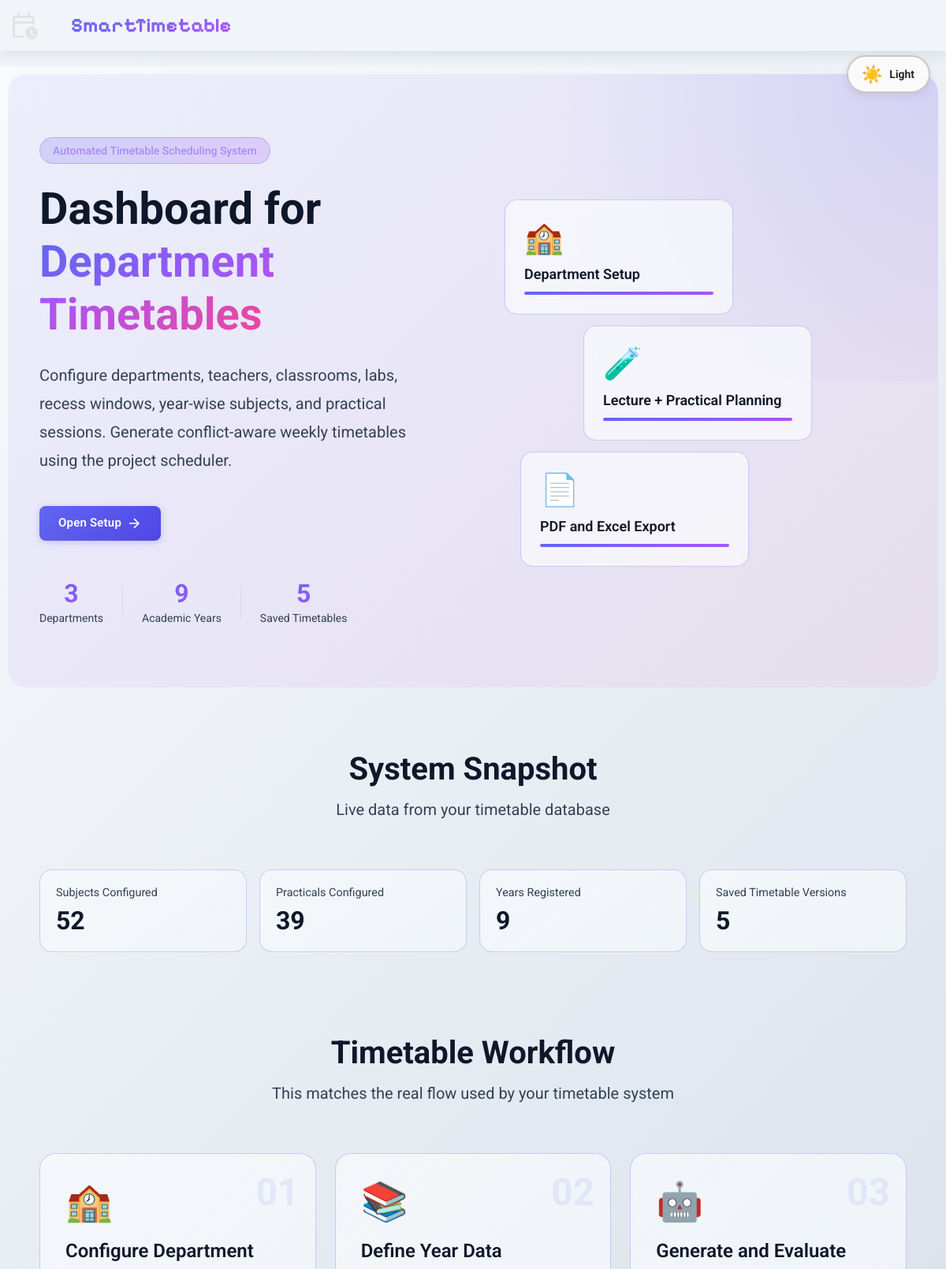
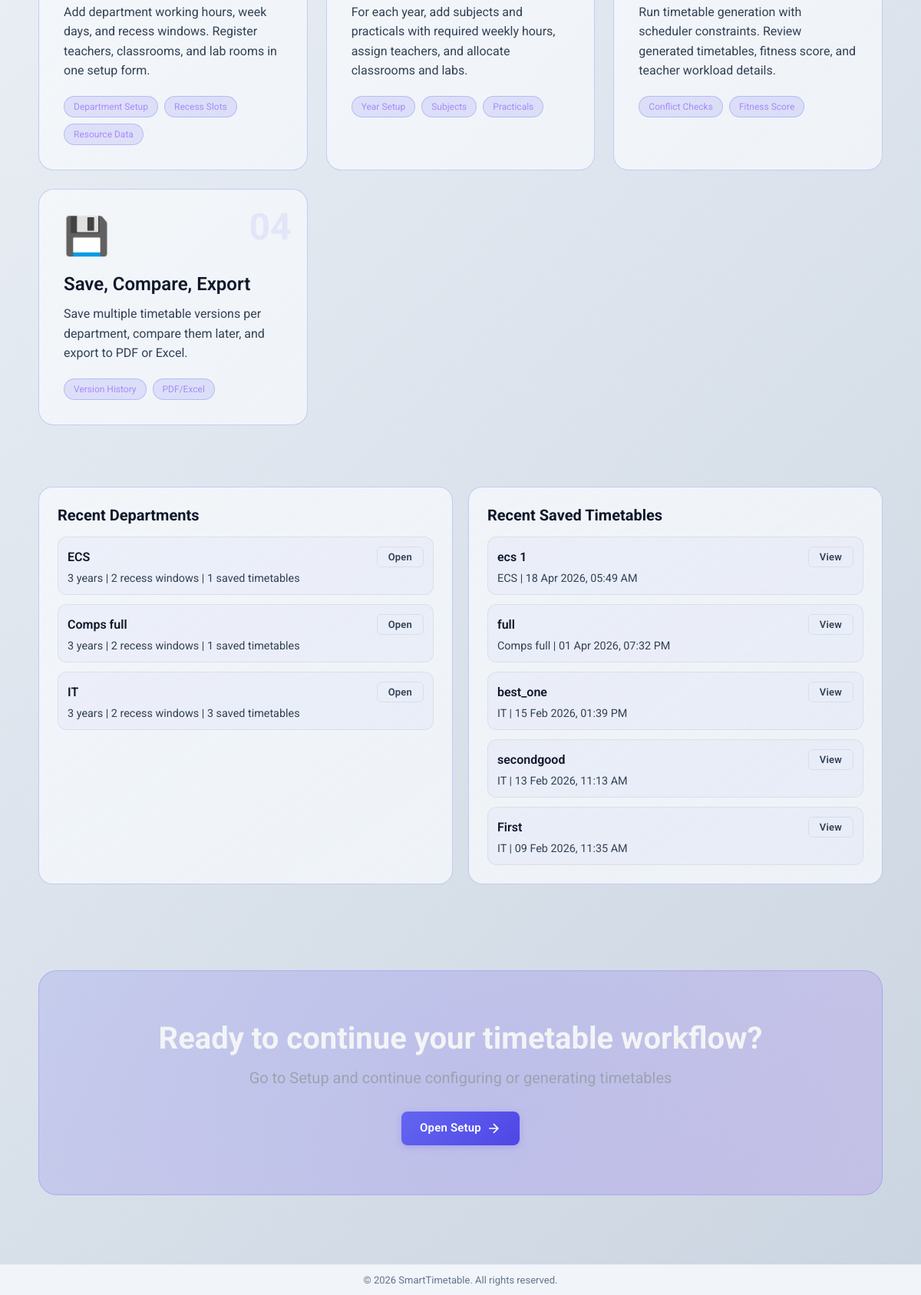
/timetable/home/, run on the app's committed database (2 pictures, top to bottom).
### timetable/models.py (models this page shows, shortened)
class setupModel(models.Model):
    department_name = models.CharField(max_length=100)
    start_time = models.TimeField()
    end_time = models.TimeField()
    number_of_days = models.IntegerField(
        validators=[
            MinValueValidator(1),
            MaxValueValidator(7)
        ]
    )
    hours_in_lecture = models.IntegerField(default=1)
    hours_in_practical = models.IntegerField(default=2)

class DepartmentTimetableModel(models.Model):
    department = models.ForeignKey(
        setupModel,
        on_delete=models.CASCADE,
        related_name= 'realatedNameSavedTimetablesOfDepartment'
    )
    name = models.CharField(max_length=100)  # name of the timetables group given by user
    displayTimetable = models.JSONField()  # json of timetables formatted for display
    fitness = models.FloatField(null=True, blank=True) # fitness score of the timetables
    teacherYearChart = models.JSONField(default=dict)  # default to empty dict
    lectureHoursTable = models.JSONField(default=dict)  # default to empty dict
    practicalHoursTable = models.JSONField(default=dict)  # default to empty dict
    created_at = models.DateTimeField(auto_now_add=True)

### timetable/views.py (the view)
# urls.py: 2. Add a URL to urlpatterns:  path('', views.home, name='home')
def home(request):
    stats = {
        'departments': setupModel.objects.count(),
        'years': yearSetupModel.objects.count(),
        'subjects': subjectModel.objects.count(),
        'practicals': practicalModel.objects.count(),
        'saved_timetables': DepartmentTimetableModel.objects.count(),
    }
    recent_departments = setupModel.objects.annotate(
        years_total=Count('relatedNameYearSetupModel', distinct=True),
        recess_total=Count('relatedNameRecesses', distinct=True),
        saved_tt_total=Count('realatedNameSavedTimetablesOfDepartment', distinct=True),
    ).order_by('-id')[:4]
    recent_timetables = DepartmentTimetableModel.objects.select_related(
        'department'
    ).order_by('-created_at')[:5]
    return render(request, 'timetable/home.html', {
        'stats': stats,
        'recent_departments': recent_departments,
        'recent_timetables': recent_timetables,
    })

### timetable/templates/timetable/home.html (shortened to what this page needs)
{% extends 'timetable/template.html' %}
{% load static %}
{% block extra_css %} <link rel="stylesheet" href="{% static 'timetable/css/home.css'%}?v=2"> {% endblock %}
{% block content %}
    <div class="container">
        <section class="hero">
            <div class="hero-content">
                <div class="hero-badge">Automated Timetable Scheduling System</div>
                <h1 class="hero-title">
                    Dashboard for
                    <span class="gradient-text">Department Timetables</span>
                </h1>
                <p class="hero-description">
                    Configure departments, teachers, classrooms, labs, recess windows, year-wise subjects,
                    and practical sessions. Generate conflict-aware weekly timetables using the project scheduler.
                </p>
                <div class="hero-buttons">
                    <a href="{% url 'timetable:setup' %}" class="btn-lg btn-indigo">
                        <span>Open Setup</span>
                        <svg width="20" height="20" viewBox="0 0 24 24" fill="none" stroke="currentColor" stroke-width="2">
                            <path d="M5 12h14M12 5l7 7-7 7"/>
                        </svg>
                    </a>
                </div>
                <div class="hero-stats">
                    <div class="stat-item">
                        <div class="stat-number">{{ stats.departments }}</div>
                        <div class="stat-label">Departments</div>
                    </div>
                    <div class="stat-item">
                        <div class="stat-number">{{ stats.years }}</div>
                        <div class="stat-label">Academic Years</div>
                    </div>
                    <div class="stat-item">
                        <div class="stat-number">{{ stats.saved_timetables }}</div>
                        <div class="stat-label">Saved Timetables</div>
                    </div>
                </div>
            </div>
            <div class="hero-visual">
                <div class="visual-card card-1">
                    <div class="card-icon">🏫</div>
                    <div class="card-title">Department Setup</div>
                    <div class="card-bar"></div>
                </div>
                <div class="visual-card card-2">
                    <div class="card-icon">🧪</div>
                    <div class="card-title">Lecture + Practical Planning</div>
                    <div class="card-bar"></div>
                </div>
                <div class="visual-card card-3">
                    <div class="card-icon">📄</div>
                    <div class="card-title">PDF and Excel Export</div>
                    <div class="card-bar"></div>
                </div>
            </div>
        </section>
        <section class="project-snapshot">
            <div class="section-header">
                <h2 class="section-title">System Snapshot</h2>
                <p class="section-subtitle">Live data from your timetable database</p>
            </div>
            <div class="snapshot-grid">
                <article class="snapshot-card">
                    <div class="snapshot-label">Subjects Configured</div>
                    <div class="snapshot-value">{{ stats.subjects }}</div>
                </article>
                <article class="snapshot-card">
                    <div class="snapshot-label">Practicals Configured</div>
                    <div class="snapshot-value">{{ stats.practicals }}</div>
                </article>
                <article class="snapshot-card">
                    <div class="snapshot-label">Years Registered</div>
                    <div class="snapshot-value">{{ stats.years }}</div>
                </article>
                <article class="snapshot-card">
                    <div class="snapshot-label">Saved Timetable Versions</div>
                    <div class="snapshot-value">{{ stats.saved_timetables }}</div>
                </article>
            </div>
        </section>
        <section class="features">
            <div class="section-header">
                <h2 class="section-title">Timetable Workflow</h2>
                <p class="section-subtitle">This matches the real flow used by your timetable system</p>
            </div>
            <div class="features-grid">
                <div class="feature-card">
                    <div class="feature-number">01</div>
                    <div class="feature-icon">🏫</div>
                    <h3 class="feature-title">Configure Department</h3>
                    <p class="feature-description">
                        Add department working hours, week days, and recess windows.
                        Register teachers, classrooms, and lab rooms in one setup form.
                    </p>
                    <div class="feature-metrics">
                        <span class="metric">Department Setup</span>
                        <span class="metric">Recess Slots</span>
                        <span class="metric">Resource Data</span>
                    </div>
                </div>
                <div class="feature-card">
                    <div class="feature-number">02</div>
                    <div class="feature-icon">📚</div>
                    <h3 class="feature-title">Define Year Data</h3>
                    <p class="feature-description">
                        For each year, add subjects and practicals with required weekly hours,
                        assign teachers, and allocate classrooms and labs.
                    </p>
                    <div class="feature-metrics">
                        <span class="metric">Year Setup</span>
                        <span class="metric">Subjects</span>
                        <span class="metric">Practicals</span>
                    </div>
                </div>
                <div class="feature-card">
                    <div class="feature-number">03</div>
                    <div class="feature-icon">🤖</div>
                    <h3 class="feature-title">Generate and Evaluate</h3>
                    <p class="feature-description">
                        Run timetable generation with scheduler constraints.
                        Review generated timetables, fitness score, and teacher workload details.
                    </p>
                    <div class="feature-metrics">
                        <span class="metric">Conflict Checks</span>
                        <span class="metric">Fitness Score</span>
                    </div>
                </div>
                <div class="feature-card">
                    <div class="feature-number">04</div>
                    <div class="feature-icon">💾</div>
                    <h3 class="feature-title">Save, Compare, Export</h3>
                    <p class="feature-description">
                        Save multiple timetable versions per department,
                        compare them later, and export to PDF or Excel.
                    </p>
                    <div class="feature-metrics">
                        <span class="metric">Version History</span>
                        <span class="metric">PDF/Excel</span>
                    </div>
                </div>
            </div>
        </section>
        <section class="recent-data">
            <div class="recent-grid">
                <article class="recent-card">
                    <h3 class="recent-title">Recent Departments</h3>
                    {% if recent_departments %}
                        <ul class="recent-list">
                            {% for department in recent_departments %}
                                <li class="recent-item">
                                    <div class="recent-item-top">
                                        <span class="recent-name">{{ department.department_name }}</span>
                                        <a class="btn-sm btn-ghost" href="{% url 'timetable:years' department.id %}">Open</a>
                                    </div>
                                    <div class="recent-meta">
                                        {{ department.years_total }} years | {{ department.recess_total }} recess windows | {{ department.saved_tt_total }} saved timetables
                                    </div>
                                </li>
                            {% endfor %}
                        </ul>
                    {% else %}
                        <p class="empty-state">No departments yet. Start by creating one in Setup.</p>
                    {% endif %}
                </article>
                <article class="recent-card">
                    <h3 class="recent-title">Recent Saved Timetables</h3>
                    {% if recent_timetables %}
                        <ul class="recent-list">
                            {% for timetable in recent_timetables %}
                                <li class="recent-item">
                                    <div class="recent-item-top">
                                        <span class="recent-name">{{ timetable.name }}</span>
                                        <a class="btn-sm btn-ghost" href="{% url 'timetable:view_saved_timetable' timetable.id %}">View</a>
                                    </div>
                                    <div class="recent-meta">
                                        {{ timetable.department.department_name }} | {{ timetable.created_at|date:"d M Y, h:i A" }}
                                    </div>
                                </li>
                            {% endfor %}
                        </ul>
                    {% else %}
                        <p class="empty-state">No saved timetables yet. Generate one from any department.</p>
                    {% endif %}
                </article>
            </div>
        </section>
        <section class="cta-section">
            <div class="cta-content">
                <h2 class="cta-title">Ready to continue your timetable workflow?</h2>
                <p class="cta-description">Go to Setup and continue configuring or generating timetables</p>
                <a href="{% url 'timetable:setup' %}" class="btn-lg btn-indigo">
                    Open Setup
                    <svg width="20" height="20" viewBox="0 0 24 24" fill="none" stroke="currentColor" stroke-width="2">
                        <path d="M5 12h14M12 5l7 7-7 7"/>
                    </svg>
                </a>
            </div>
        </section>
    </div>
{% endblock %}

### timetable/templates/timetable/template.html (shortened to what this page needs)
{% load static %}
<!DOCTYPE html>
<html lang="en">
<head>
    <link rel="stylesheet" href="{% static 'timetable/css/theme.css'%}?v=2">
    <link rel="stylesheet" href="{% static 'timetable/css/base.css'%}">
    <link rel="stylesheet" href="{% static 'timetable/css/loading.css'%}">
    <link rel="stylesheet" href="{% static 'timetable/css/toast.css'%}">
    <link rel="stylesheet" href="{% static 'timetable/css/modal.css'%}">
    <link rel="stylesheet" href="{% static 'timetable/css/breadcrumb.css'%}">
    <link rel="stylesheet" href="{% static 'timetable/css/undoredo.css'%}">
    <link rel="stylesheet" href="{% static 'timetable/css/batch_simple.css'%}?v=6">
    {% block extra_css %} {% endblock %}
    <link rel="stylesheet" href="{% static 'timetable/css/button_consistency.css'%}?v=2">
</head>
<body>
    <header>
        <nav class="navbar">
            <div class="logoSection">
                <img class="logoIcon" src="{% static 'timetable/images/timetableLogo.svg' %}" alt="Home Icon" class="icon">
                <div class="logo">SmartTimetable</div>
            </div>
        </nav>
    </header>
    <main>
        {% block content %}
        {% endblock %}
    </main>
    <footer>
        <div class="footerBar">
            &copy; 2026 SmartTimetable. All rights reserved.
        </div>
    </footer>
</body>
</html>

### timetable/static/timetable/css/base.css (style rules this page uses)
* { margin: 0; padding: 0; }
html, body { height: 100%; }
body { background: var(--bg-primary); font-family: 'Roboto', sans-serif; display: flex; flex-direction: column; color: var(--text-primary); }
body.light-theme, html.light-theme-loading body { background: linear-gradient(135deg, #f0f4f8 0%, #e2e8f0 100%); }
.navbar { display: flex; justify-content: space-between; align-items: center; padding: 12px 0px; position: fixed; width: 100%; top: 0; background: var(--bg-header); backdrop-filter: blur(12px); border-bottom: 1px solid var(--border-secondary); box-shadow: 0 4px 16px var(--shadow-color); height: 40px; z-index: 100; }
.logoSection { display: flex; align-items: center; gap: 5px; }
.logo { background: linear-gradient(135deg, #6366f1, #a855f7); -webkit-background-clip: text; -webkit-text-fill-color: transparent; background-clip: text; font-size: 25px; font-weight: bold; font-family: 'Pixelify Sans', sans-serif; padding-left: 10px; margin-left: 25px; }
.logoIcon { height: 40px; margin-left: 10px; }
main { margin: 0px; padding: 10px; background: var(--bg-primary); flex:1; margin-top: 65px; }
body.light-theme main { background: linear-gradient(135deg, #f8fafc 0%, #e2e8f0 50%, #cbd5e1 100%); }
.footerBar { box-sizing: border-box; height: 40px; width: 100%; background: var(--bg-header); color: var(--text-muted); margin: 0px; display: flex; justify-content: center; align-items: center; padding: 0 24px; border-top: 1px solid var(--border-secondary); font-size: 13px; }
.btn-sm, .btn-md, .btn-lg, .btn-indigo, .btn-green, .btn-red, .btn-blue, .btn-ghost { display: inline-flex; align-items: center; justify-content: center; gap: 6px; border: none; border-radius: 8px; font-family: 'Roboto', sans-serif; font-weight: 600; text-decoration: none; cursor: pointer; white-space: nowrap; transition: transform 0.18s ease, box-shadow 0.18s ease, filter 0.18s ease, background 0.18s ease; letter-spacing: 0.2px; line-height: 1; }
.btn-sm { padding: 6px 14px; font-size: 13px; border-radius: 6px; }
.btn-lg { padding: 12px 24px; font-size: 15px; border-radius: 8px; }
.btn-indigo { background: linear-gradient(135deg, #6366f1, #4f46e5); color: #ffffff; box-shadow: 0 2px 8px rgba(99, 102, 241, 0.30); }
.btn-ghost { background: transparent; color: var(--text-secondary); border: 1px solid var(--border-primary); box-shadow: none; }

### data on the page
setupModel: department_name "ECS", years_total "3", recess_total "2", saved_tt_total "1"
setupModel: department_name "Comps full", years_total "3", recess_total "2", saved_tt_total "1"
setupModel: department_name "IT", years_total "3", recess_total "2", saved_tt_total "3"
DepartmentTimetableModel: name "ecs 1", department.department_name "ECS", created_at "18 Apr 2026, 05:49 AM"
DepartmentTimetableModel: name "full", department.department_name "Comps full", created_at "01 Apr 2026, 07:32 PM"
DepartmentTimetableModel: name "best_one", department.department_name "IT", created_at "15 Feb 2026, 01:39 PM"
DepartmentTimetableModel: name "secondgood", department.department_name "IT", created_at "13 Feb 2026, 11:13 AM"
DepartmentTimetableModel: name "First", department.department_name "IT", created_at "09 Feb 2026, 11:35 AM"

### other printed values
{{ stats.departments }} "3"
{{ stats.years }} "9"
{{ stats.saved_timetables }} "5"
{{ stats.subjects }} "52"
{{ stats.practicals }} "39"
